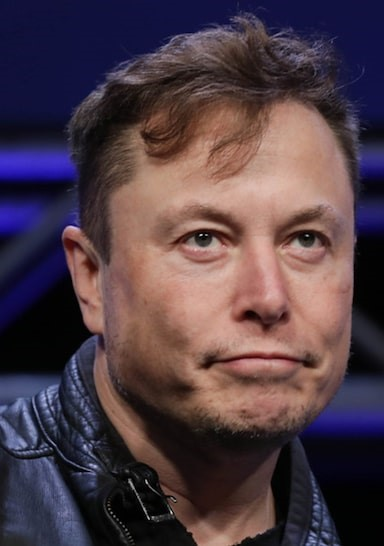
#> input picture Object Labelling/dataset/test/1.jpg, 384 x 546 px, given as the content of the folder ./dataset/train, which was not available
$ python template.py
#> lines starting #> are read from the running program, lines starting #| are printed output that depends on the picture; pictures that were not available may be replaced by others from this repository, and a replacement may not be noted
import os
import cv2
import numpy as np
from matplotlib import pyplot as plt

def get_path_list(root_path):
    '''
        To get a list of path directories from root path

        Parameters
        ----------
        root_path : str
            Location of root directory

        Returns
        -------
        list
            List containing the names of the sub-directories in the
            root directory
    '''
    name_list = os.listdir(root_path)
    return name_list

def get_class_id(root_path, train_names):
    '''
        To get a list of train images and a list of image classes id

        Parameters
        ----------
        root_path : str
            Location of images root directory
        train_names : list
            List containing the names of the train sub-directories
        Returns
        -------
        list
            List containing all image in the train directories
        list
            List containing all image classes id
    '''
#> called with root_path = './dataset/train'
    img_list = []
    class_list = []

    for index, name in enumerate(train_names):
        image_path = f"{root_path}/{name}"
        for img in os.listdir(image_path): #ambil semua image yang ada di folder sekarang
            full_image_path = f"{image_path}/{img}" #ambil path untuk diambil imagenya
            img = cv2.imread(full_image_path) #baca imagenya
#> img is the input picture: shape (546, 384, 3); mean B, G, R 69.7, 61, 78.9
            # Resize image (hanya dilakukan untuk training dataset)
            # Dari berbagai eksperimen yang saya lakukan, dimension (300,350) memberikan..
            #.. hasil yang paling baik
            img = cv2.resize(img, (300, 350), interpolation = cv2.INTER_CUBIC)
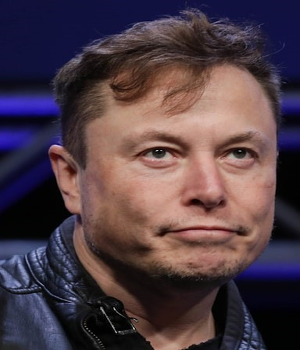
#> img: shape (350, 300, 3); mean B, G, R 69.7, 61, 78.9
            img_list.append(img) #simpan imagenya
            class_list.append(index) #simpan classnya

    return img_list, class_list


def detect_faces_and_filter(image_list, image_classes_list=None):
    '''
        To detect a face from given image list and filter it if the face on
        the given image is less than one

        Parameters
        ----------
        image_list : list
            List containing all loaded images
        image_classes_list : list, optional
            List containing all image classes id

        Returns
        -------
        list
            List containing all filtered and cropped face images in grayscale
        list
            List containing all filtered faces location saved in rectangle
        list
            List containing all filtered image classes id
    '''
    # Untuk membedakan dataset apa yang sedang menggunakan function ini:
    isTrainDataset = True
    if (image_classes_list == None):
        isTrainDataset = False

    # List yang akan direturn
    cropped_gray_face_list = []
    face_location_rect_list = []
    filtered_class_list = []

    # buat face classifiernya menggunakan .xml dari haarcascade
    haarcascade_path = "./haarcascades/haarcascades/haarcascade_frontalface_alt2.xml"
    face_clf = cv2.CascadeClassifier(haarcascade_path)

    for index, img in enumerate(image_list):
        # Sebelum deteksi, ubah dulu ke gray image
        gray_img = cv2.cvtColor(img, cv2.COLOR_BGR2GRAY)
        # Deteksi faces yang ada di image sekarang
        detected_faces = face_clf.detectMultiScale(
            image = gray_img,
            scaleFactor = 1.15, #mengecilkan 15% setiap loop
            minNeighbors = 4,
            minSize = (30, 30),
            flags = cv2.CASCADE_SCALE_IMAGE
        ) #return jumlah face yg ke detect di 1 image tersebut

        # Filter image:
        num_of_detected_face = len(detected_faces)
        if (num_of_detected_face != 1):
            continue

        for face_rect in detected_faces:
            face_location_rect_list.append(face_rect) #simpan rectangle lokasi dan size facenya
            x, y, w, h = face_rect
            face_img = gray_img[y:y+h, x:x+w] # crop imagenya sesuai face rectanglenya
            cropped_gray_face_list.append(face_img) #simpan hasil cropnya
            if (isTrainDataset):
                # Jika yang menggunakan function ini adalah train dataset..
                #..simpan classnya
                filtered_class_list.append(image_classes_list[index])

    return cropped_gray_face_list, face_location_rect_list, filtered_class_list


def train(train_face_grays, image_classes_list):
    '''
        To create and train face recognizer object

        Parameters
        ----------
        train_face_grays : list
            List containing all filtered and cropped face images in grayscale
        image_classes_list : list
            List containing all filtered image classes id

        Returns
        -------
        object
            Recognizer object after being trained with cropped face images
    '''
    face_recognizer = cv2.face.LBPHFaceRecognizer_create()
    face_recognizer.train(train_face_grays, np.array(image_classes_list))

    return face_recognizer

def get_test_images_data(test_root_path):
    '''
        To load a list of test images from given path list

        Parameters
        ----------
        test_root_path : str
            Location of images root directory

        Returns
        -------
        list
            List containing all loaded gray test images
    '''
    img_list = []
    for image_path in os.listdir(test_root_path):
        full_image_path = f"{test_root_path}/{image_path}"
        img = cv2.imread(full_image_path)
        img_list.append(img)

    return img_list

def predict(recognizer, test_faces_gray):
    '''
        To predict the test image with the recognizer

        Parameters
        ----------
        recognizer : object
            Recognizer object after being trained with cropped face images
        train_face_grays : list
            List containing all filtered and cropped face images in grayscale

        Returns
        -------
        list
            List containing all prediction results from given test faces
    '''
    results = []
    for face_img in test_faces_gray:
        result, _ = recognizer.predict(face_img)
        results.append(result)
    return results

def get_wanted_status(prediction_result, train_names, wanted_names):
    '''
        To generate a list of wanted status (wanted or safe) from prediction results

        Parameters
        ----------
        prediction_result : list
            List containing all wanted results from given test faces
        test_image_list : list
            List containing all loaded test images
        wanted_names : list
            List containing all wanted names

        Returns
        -------
        list
            List containing all verification status from prediction results
    '''
    verifications = []
    for prediction in prediction_result:
        if (train_names[prediction] in wanted_names):
            # Simpan juga hasil prediksinya agar bisa digunakan di function berikutnya
            verifications.append((prediction, "Wanted"))
        else:
            verifications.append((prediction, "Safe"))

    return verifications

def draw_prediction_results(predict_results, test_image_list, test_faces_rects, train_names):
    '''
        To draw prediction results on the given test images and acceptance status

        Parameters
        ----------
        predict_results : list
            List containing all prediction results from given test faces
        test_image_list : list
            List containing all loaded test images
        test_faces_rects : list
            List containing all filtered faces location saved in rectangle
        train_names : list
            List containing the names of the train sub-directories

        Returns
        -------
        list
            List containing all test images after being drawn with
            final result
    '''
    final_images = []
    for index, img in enumerate(test_image_list):
        x, y, w, h = test_faces_rects[index]
        # Ambil hasil prediction dan nama verifikasinya untuk display
        predicted_class = predict_results[index][0]
        verification_status = predict_results[index][1]
        # Set color hijau/merah
        color = (0,255,0)
        if (verification_status == "Wanted"):
            color = (0,0,255)
        #Gambar rectangle untuk facenya
        cv2.rectangle(img, (x, y), (x+w, y+h), color, 10)
        # Tentukan font scale agar menyesuaikan dengan size image
        f_scale = 0.004
        font_scale = min(w, h) * f_scale
        # Taruh text untuk menunjukkan nama classnya
        text = f"{train_names[predicted_class]}"
        cv2.putText(img, text, (x-25, y-10), cv2.FONT_HERSHEY_DUPLEX, font_scale, color, 2)
        # Taruh text untuk menunjukkan status verifikasinya
        text = f"{verification_status}"
        cv2.putText(img, text, (x-10, int(y+(1.25 * h))), cv2.FONT_HERSHEY_DUPLEX, font_scale, color, 4)

        final_images.append((verification_status, img))

    return final_images


def combine_and_show_result(image_list):
    '''
        To show the final image that already combine into one image

        Parameters
        ----------
        image_list : nparray
            Array containing image data
    '''
    sorted_img_list = []
    # Ambil images yang Wanted terlebih dahulu
    for img in image_list:
        if (img[0] == "Wanted"):
            wanted_img = cv2.cvtColor(img[1], cv2.COLOR_BGR2RGB)
            wanted_img = cv2.resize(wanted_img, (255, 330), interpolation = cv2.INTER_AREA)
            sorted_img_list.append(wanted_img)
    # Kemudian ambil yang Safe
    for img in image_list:
        if (img[0] != "Wanted"):
            safe_img = cv2.cvtColor(img[1], cv2.COLOR_BGR2RGB)
            safe_img = cv2.resize(safe_img, (255, 330), interpolation = cv2.INTER_AREA)
            sorted_img_list.append(safe_img)

    # Display semuanya dalam 1 figure
    plt.figure(figsize=(10, 8))
    for index, img in enumerate(sorted_img_list):
        plt.subplot(2, 3, index + 1)
        plt.imshow(img, aspect='auto')
        plt.xticks([])
        plt.yticks([])
        plt.subplots_adjust(hspace=0, wspace=0)
    plt.show()

'''
You may modify the code below if it's marked between

-------------------
Modifiable
-------------------

and

-------------------
End of modifiable
-------------------
'''
if __name__ == "__main__":

    '''
        Please modify train_root_path value according to the location of
        your data train root directory

        -------------------
        Modifiable
        -------------------
    '''
    train_root_path = "./dataset/train"

    '''
        -------------------
        End of modifiable
        -------------------
    '''

    train_names = get_path_list(train_root_path)
    train_image_list, image_classes_list = get_class_id(train_root_path, train_names)
#> train_image_list = 1 item; image_classes_list = [0]

    train_face_grays, _, filtered_classes_list = detect_faces_and_filter(train_image_list, image_classes_list)
#> the loop in detect_faces_and_filter, `for index, img in enumerate(image_list):` made 1 pass
#> (detected_faces, num_of_detected_face) on pass 1: ([[111, 84, 178, 178]], 1)
#> pass 1, in detect_faces_and_filter, `gray_img = cv2.cvtColor(img, cv2.COLOR_BGR2GRAY)`:
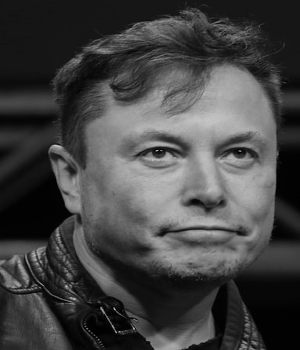
#> gray_img: shape (350, 300); min 0, max 203, mean 67.3
#> after the loop in detect_faces_and_filter, `for index, img in enumerate(image_list):`: cropped_gray_face_list = 1 item; face_location_rect_list = [[111, 84, 178, 178]]; filtered_class_list = [0]
#> train_face_grays = 1 item; filtered_classes_list = [0]

    recognizer = train(train_face_grays, filtered_classes_list)

    '''
        Please modify train_root_path value according to the location of
        your data train root directory

        -------------------
        Modifiable
        -------------------
    '''
    test_root_path = "./dataset/test"
    wanted_names = [
        "Jackie Chan",
        "Cho Yi-Hyun",
        "Kim Se-jeong"
        ]

    '''
        -------------------
        End of modifiable
        -------------------
    '''

    test_image_list = get_test_images_data(test_root_path)

    test_faces_gray, test_faces_rects, _ = detect_faces_and_filter(test_image_list)
#> the loop in detect_faces_and_filter (call 2), `for index, img in enumerate(image_list):` made 4 passes
#> pass 1, in detect_faces_and_filter (call 2), `gray_img = cv2.cvtColor(img, cv2.COLOR_BGR2GRAY)`:
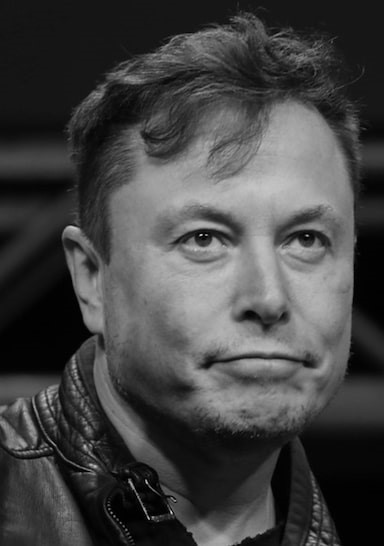
#> gray_img: shape (546, 384); min 0, max 225, mean 67.3
#> after the loop in detect_faces_and_filter (call 2), `for index, img in enumerate(image_list):`:
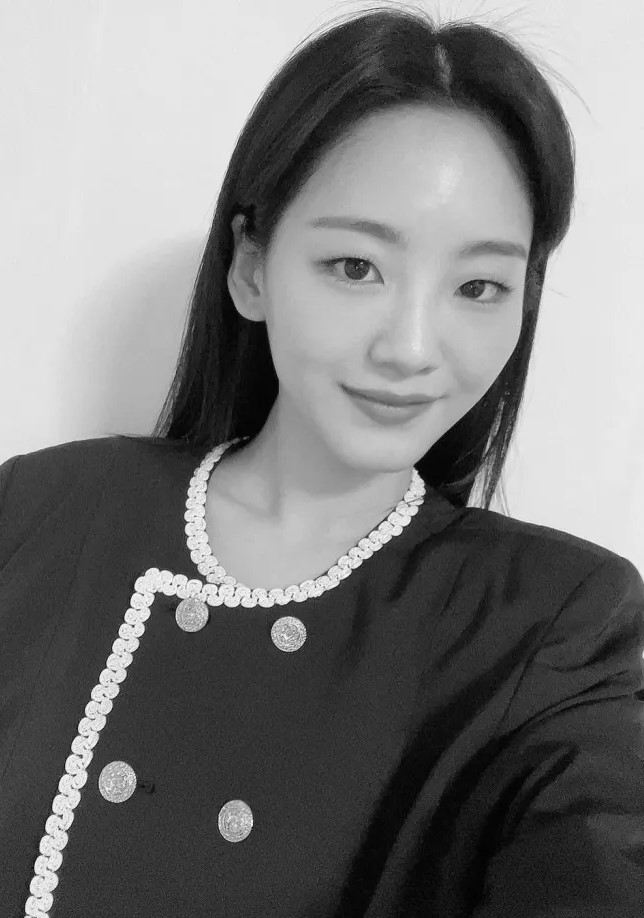
#> gray_img: shape (918, 644); min 0, max 254, mean 121.1

    predict_results = predict(recognizer, test_faces_gray)

    verification_statuses = get_wanted_status(predict_results, train_names, wanted_names)

    predicted_test_image_list = draw_prediction_results(verification_statuses, test_image_list, test_faces_rects, train_names)

    combine_and_show_result(predicted_test_image_list)
#> the loop in combine_and_show_result, `for img in image_list:` made 4 passes
#> pass 1, in combine_and_show_result, `safe_img = cv2.resize(safe_img, (255, 330), interpolation = cv2.INTER_..`:
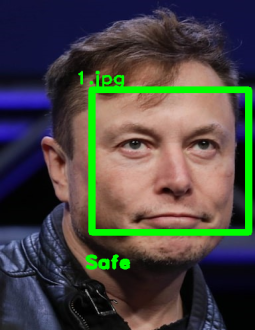
#> safe_img: shape (330, 255, 3); mean R, G, B 73.4, 71.4, 66
#> pass 2, in combine_and_show_result, `safe_img = cv2.resize(safe_img, (255, 330), interpolation = cv2.INTER_..`:
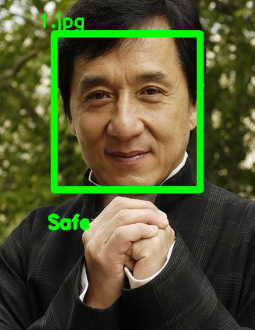
#> safe_img: shape (330, 255, 3); mean R, G, B 78.8, 84.8, 47
#> in combine_and_show_result, `plt.show()`:
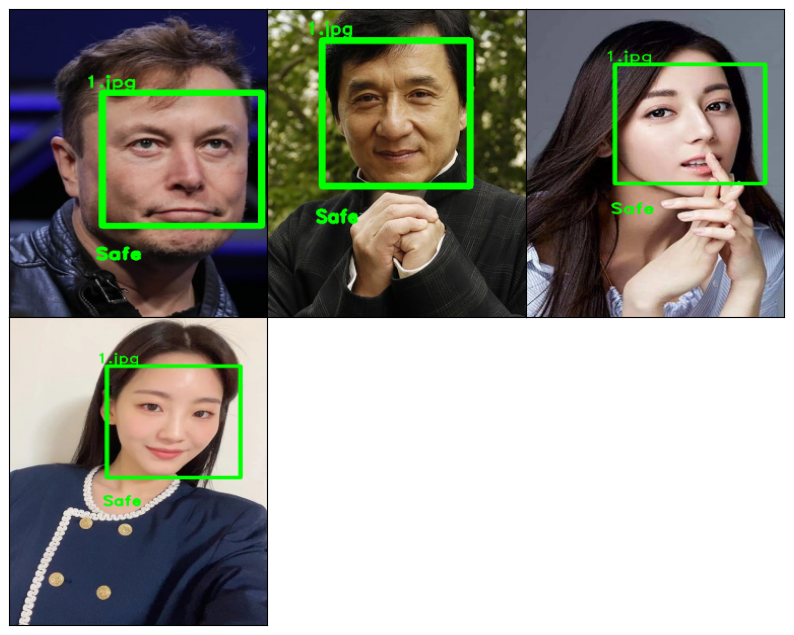
#> figure drawn by matplotlib, 4 panels
